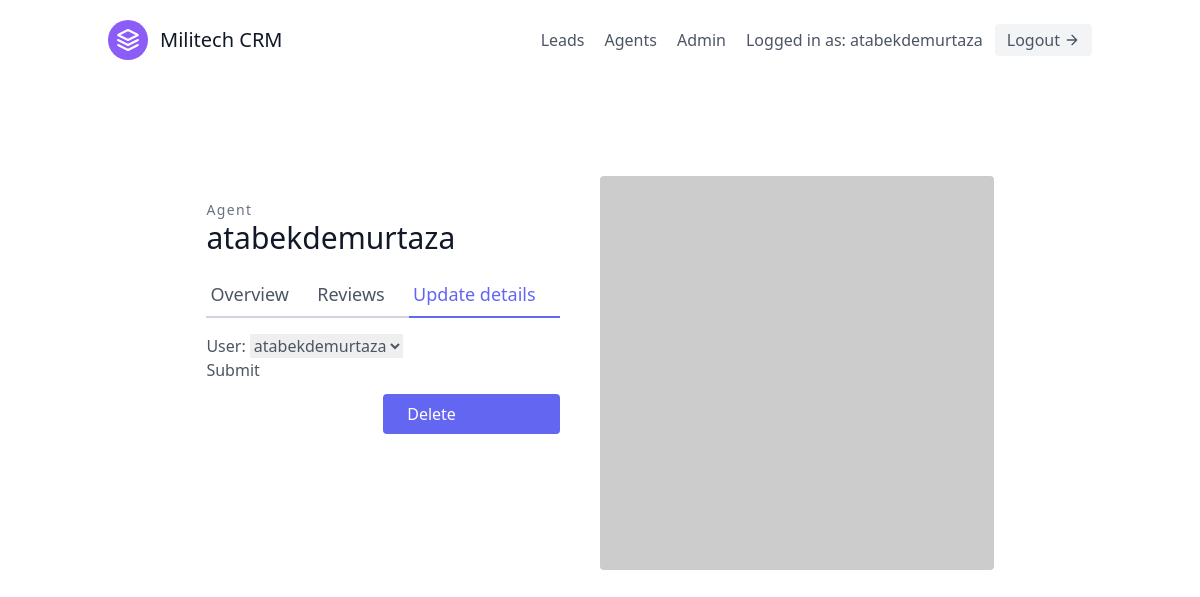
The page /agents/1/update/ (signed in) on the database its author committed.
### leads/models.py (models this page shows, shortened)
class User(AbstractUser):
    is_organisor = models.BooleanField(default=True)
    is_agent     = models.BooleanField(default=False)

class Agent(models.Model):
    user = models.OneToOneField(User, on_delete=models.CASCADE)
    organisation = models.ForeignKey(UserProfile, on_delete=models.CASCADE)

### agents/views.py (the view, shortened to what this page needs)
# urls.py: path('<int:pk>/update/', AgentUpdateView.as_view(), name='agent-update'),
class AgentUpdateView(OrganisorAndLoginRequiredMixin, generic.UpdateView):
    template_name = 'agents/agent_update.html'
    form_class = AgentModelForm
    def get_queryset(self):
        organisation = self.request.user.userprofile
        return Agent.objects.filter(organisation=organisation)

### agents/forms.py
class AgentModelForm(forms.ModelForm):
    class Meta:
        model = Agent
        fields = (
            'user',
        )

### agents/mixins.py (called while the page is built)
    def dispatch(self, request, *args, **kwargs):
        if not request.user.is_authenticated or not request.user.is_organisor:
            return redirect("leads:lead-list")
        return super().dispatch(request, *args, **kwargs)

### agents/templates/agents/agent_update.html (shortened to what this page needs)
{% extends 'base.html' %}
{% block content %}
    <section class="text-gray-600 body-font overflow-hidden">
        <div class="container px-5 py-24 mx-auto">
            <div class="lg:w-4/5 mx-auto flex flex-wrap">
                <div class="lg:w-1/2 w-full lg:pr-10 lg:py-6 mb-6 lg:mb-0">
                    <h2 class="text-sm title-font text-gray-500 tracking-widest">Agent</h2>
                    <h1 class="text-gray-900 text-3xl title-font font-medium mb-4">
                        {{ agent.user.username }}
                    </h1>
                    <div class="flex mb-4">
                        <a href="{% url 'agents:agent-detail' agent.pk %}" class="flex-grow border-b-2 border-gray-300 py-2 text-lg px-1">
                            Overview
                        </a>
                        <a class="flex-grow border-b-2 border-gray-300 py-2 text-lg px-1">
                            Reviews
                        </a>
                        <a href="{% url 'agents:agent-update' agent.pk %}" class="flex-grow text-indigo-500 border-b-2 border-indigo-500 py-2 text-lg px-1">
                            Update details
                        </a>
                    </div>
                    <form method="post">
                        {{ form.as_p }}
                        <button type="submit">Submit</button>
                    </form>
                    <a href="{% url 'agents:agent-delete' agent.pk %}" class="w-1/2 mt-3 flex ml-auto text-white bg-indigo-500 border-0 py-2 px-6 focus:outline-none hover:bg-indigo-600 rounded">
                        Delete
                    </a>
                </div>
                <img alt="ecommerce" class="lg:w-1/2 w-full lg:h-auto h-64 object-cover object-center rounded"
                    src="https://dummyimage.com/400x400">
            </div>
        </div>
    </section>
{% endblock %}

### templates/navbar.html (shortened to what this page needs)
<header class="text-gray-600 body-font">
    <div class="container mx-auto flex flex-wrap p-5 flex-col md:flex-row items-center">
        <a class="flex title-font font-medium items-center text-gray-900 mb-4 md:mb-0">
            <svg xmlns="http://www.w3.org/2000/svg" fill="none" stroke="currentColor" stroke-linecap="round"
                stroke-linejoin="round" stroke-width="2" class="w-10 h-10 text-white p-2 bg-purple-500 rounded-full"
                viewBox="0 0 24 24">
                <path d="M12 2L2 7l10 5 10-5-10-5zM2 17l10 5 10-5M2 12l10 5 10-5"></path>
            </svg>
            <span class="ml-3 text-xl">Militech CRM</span>
        </a>
        <nav class="md:ml-auto flex flex-wrap items-center text-base justify-center">
            {% if not request.user.is_authenticated %}
                <a href="{% url 'signup' %}" class="mr-5 hover:text-gray-900">Sign up</a>
            {% else %}
                <a href="{% url 'leads:lead-list' %}" class="mr-5 hover:text-gray-900">Leads</a>
                {% if request.user.is_organisor  %}
                    <a href="{% url 'agents:agent-list' %}" class="mr-5 hover:text-gray-900">Agents</a>
                    <a href="/admin/" class="mr-5 hover:text-gray-900">Admin</a>
                {% endif %}
            {% endif %}
        </nav>
        {% if request.user.is_authenticated %}
            Logged in as: {{request.user.username}}
            <a href="{% url 'logout' %}" class="ml-3 inline-flex items-center bg-gray-100 border-0 py-1 px-3 focus:outline-none hover:bg-gray-200 rounded text-base mt-4 md:mt-0">
                Logout
                <svg fill="none" stroke="currentColor" stroke-linecap="round" stroke-linejoin="round" stroke-width="2"
                    class="w-4 h-4 ml-1" viewBox="0 0 24 24">
                    <path d="M5 12h14M12 5l7 7-7 7"></path>
                </svg>
            </a>
        {% endif %}
    </div>
</header>

### rows shown on the page
User: user.username "atabekdemurtaza"
Agent: user.username "atabekdemurtaza", user "atabekdemurtaza"
